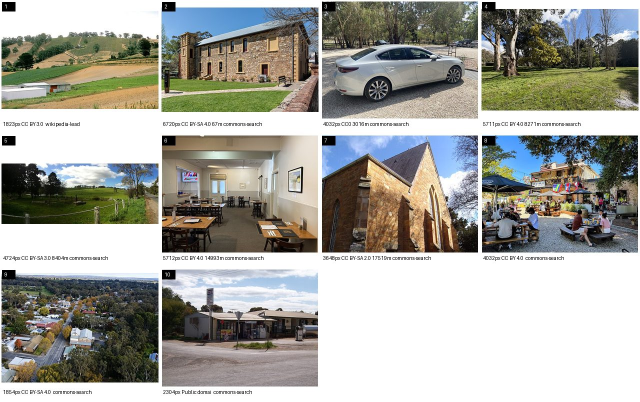
#> input picture curation/sa/lens-spots/adelaide-hills/sheets/dest-adelaide-hills-why2.jpg, 1280 x 804 px (shown at 1/2 size)
$ python -i second-judge.py   (imports and definitions only)
#> lines starting #> are read from the running program, lines starting #| are printed output that depends on the picture
#> further down, picture is the input picture: PIL image 1280x804 RGB; mean R, G, B 165.4, 165.4, 158.6
#!/usr/bin/env python3
"""Lens second judge, batched across a run's groups, with the mechanical checks done by script first (PIPELINES.md →
Pipeline B step 4). The blind second judge then only does what needs eyes: right place, the thing itself, a real photo.

  python3 scripts/curation/second-judge.py build <lens-dir> [--size 35]
  python3 scripts/curation/second-judge.py split <lens-dir>

build: for every group under <lens-dir> (a folder with task.json, candidates.json, judge-1.json; also candidates-search.json
and judge-1-search.json when the searcher's finds were judged), takes the slots where the first judge chose a NEW file and
checks every candidate of those slots, never telling the second judge which one the first judge chose:
  size      width under the slot's floor (header 1500, why-visit 1280, spot 960), or a header outside aspect 0.6–2.0 → fail
  licence   NC, all rights reserved, or no licence → fail
  in use    the same file is already another spot's photo → fail; a destination's header or why-visit photo → note only
            (sharing within one destination is allowed: IMAGES.md → "Why visit photos")
  bright    centre-square 40th percentile < 0.22 or mean < 0.30 → note (the reconciler brightens it)
  crop      share of the photo a square (or a 1.6:1 why-visit card) shows → note, and the crop is drawn on the sheet
Writes <lens-dir>/second/precheck.json (every candidate's results), second/sheets/<group>__<slot>.jpg (each passing
candidate: whole photo beside the crop the app shows), second/batch-NN.json (the slots, about --size per batch, across
groups; one second judge per batch) and second/auto-none.json (slots where no candidate passes: no judge needed).

split: reads the judges' second/batch-NN.out.json ({"<group>|<slot>": {choice, candidates, …}}) plus auto-none.json and
merges them into each group's judge-2.json, the file record-verdicts.ts and the reconciler already read.
Batch size: a judge's cost is mostly its fixed start (reading the rules and files), so 33 slots cost about the same as 10
on Tonga (58k vs 71k tokens). Keep --size at 30–40; more than about 40 slots makes one agent's turns long.
"""
import glob, json, os, re, sys
from PIL import Image, ImageDraw

MIN_W = {'header': 1500, 'why': 1280, 'spot': 960}
FLOOR_P40, FLOOR_MEAN = 0.22, 0.30


def kind(slot):
    return 'header' if slot.endswith(':header') else 'why' if ':why' in slot else 'spot'


# [43 lines left out: functions load, new_file_choice, licence_check, in_use_index, image_of, not called in this run]


def brightness(im):
    g = im.convert('L'); w, h = g.size; s = min(w, h)
#> after `g = im.convert('L')`:
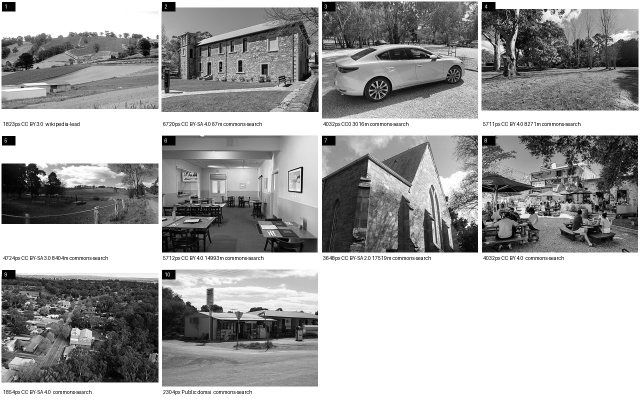
#> g: PIL image 1280x804 L (shown at 1/2 size); min 0, max 255, mean 164.6
#> after `w, h = g.size`: w = 1280; h = 804
#> after `s = min(w, h)`: s = 804
    px = sorted(g.crop(((w - s) // 2, (h - s) // 2, (w + s) // 2, (h + s) // 2)).resize((96, 96)).getdata())
#> px = 9216 values from 0 to 255
    return px[int(len(px) * 0.4)] / 255, sum(px) / len(px) / 255


# [107 lines left out: functions crop_box, check, sheet, build, split, not called in this run]


# [5 lines not run here, left out]

>>> from PIL import Image
>>> picture = Image.open('../../curation/sa/lens-spots/adelaide-hills/sheets/dest-adelaide-hills-why2.jpg')
>>> result = brightness(picture)
#> result = (0.557, 0.642)

$ run again, on curation/sa/lens-spots/adelaide-hills/sheets/spot-adelaide-hills-4.jpg
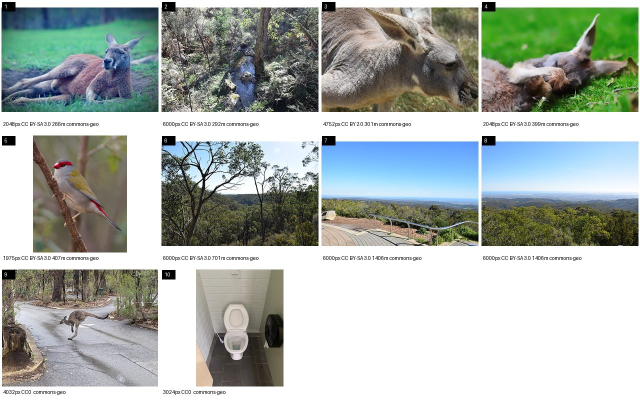
#> input picture curation/sa/lens-spots/adelaide-hills/sheets/spot-adelaide-hills-4.jpg, 1280 x 804 px (shown at 1/2 size)
#> picture is the input picture: PIL image 1280x804 RGB; mean R, G, B 170.5, 178.5, 173
#> in brightness, `g = im.convert('L')`:
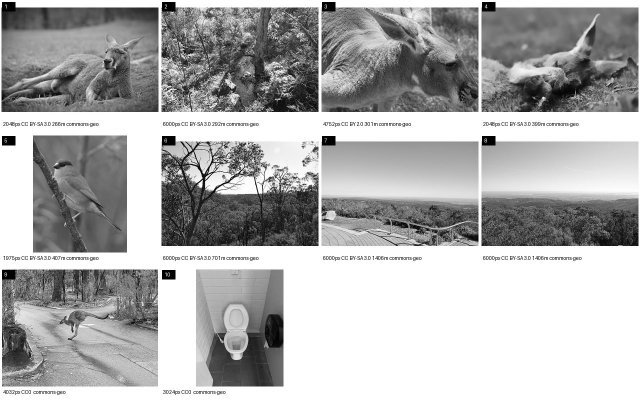
#> g: PIL image 1280x804 L (shown at 1/2 size); min 0, max 255, mean 175.5
#> px = 9216 values from 0 to 255
#> result = (0.612, 0.696)

$ run again, on curation/sa/lens-spots/adelaide-hills/sheets/spot-adelaide-hills-7.jpg
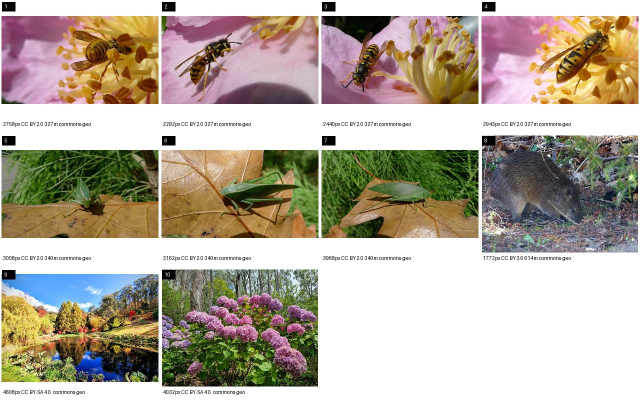
#> input picture curation/sa/lens-spots/adelaide-hills/sheets/spot-adelaide-hills-7.jpg, 1280 x 804 px (shown at 1/2 size)
#> picture is the input picture: PIL image 1280x804 RGB; mean R, G, B 182.2, 172.3, 157.7
#> in brightness, `g = im.convert('L')`:
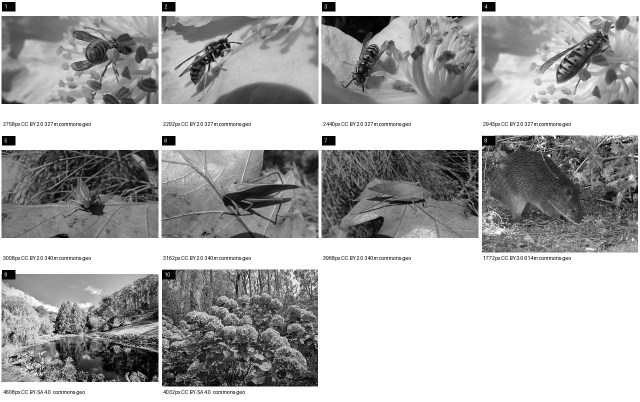
#> g: PIL image 1280x804 L (shown at 1/2 size); min 0, max 255, mean 173.6
#> px = 9216 values from 0 to 255
#> result = (0.553, 0.676)
